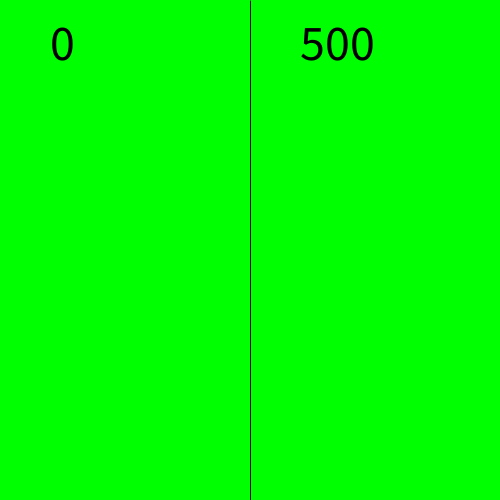
Frame 1 (no input)
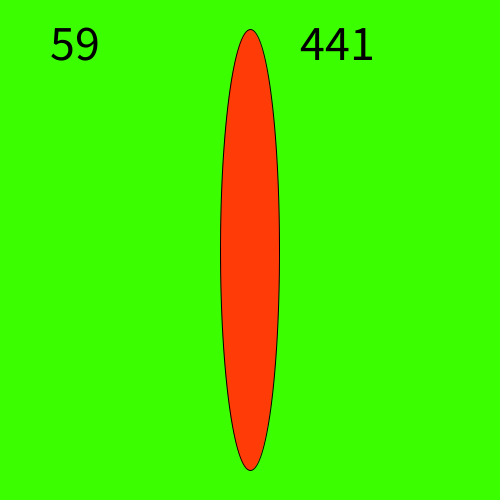
Frame 60 (the mouse pressed at the canvas centre just before this capture)
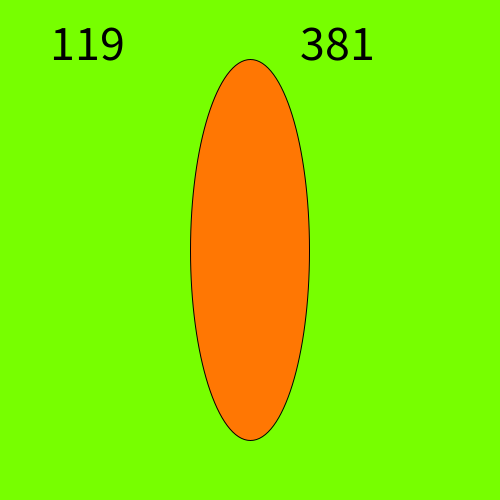
Frame 120 (the mouse held since frame 60 and released just before this capture)

The Processing sketch that drew these frames (run headless with seeded random() and noise(); from frame 60 on, the mouse is pressed at the canvas centre):

// Processing sketch: Circle_Gets_Craaaaaaaaaaaaaaaaaaaaaaaaaaaaaaaaaaaaazay
// ── Circle_Gets_Craaaaaaaaaaaaaaaaaaaaaaaaaaaaaaaaaaaaazay.pde
int x;
int y;
int xchange;
int ychange;
void setup () {
  size(500,500);
  x = 0;
  y = height;
  xchange = 1;
  ychange = -1;
  textSize(50);
  frameRate(500);
}

void draw () {
 fill(0);
 background(x,y,x/(y+2));
 fill(y,x,y/(x+2));
 ellipse(width/2, height/2, x, y);
 fill(0);
 text(x, width/10, 3*height/25);
 text(y, width-200, 3*height/25);
 x = x + xchange;
 y = y + ychange;
 
 if(x > width) {
   xchange = -1;
 }
 if(y < 0) {
   ychange = 1;
 }
 if (x < 0) {
   xchange = 1;
 }
 if (y > height) {
   ychange = -1;
 }
}
